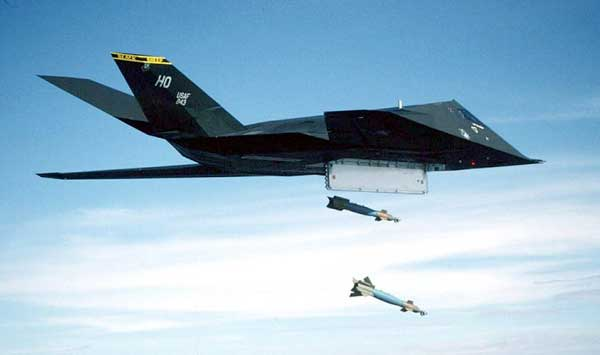
#> input picture background.jpg, 600 x 355 px
$ python TaperEffect.py
#> lines starting #> are read from the running program, lines starting #| are printed output that depends on the picture
import numpy as np
import matplotlib.pyplot as plt
import matplotlib.image as mpimg
import pandas as pd
import glob
import os

plt.style.use("seaborn-v0_8-whitegrid")

# USER SETTINGS
aoades = 3
howtofind = "*2412.csv"
pic = 1  # 0 = no picture, 1 = background picture
pic_filename = "background.jpg"  # only used if pic = 1


################# FUNCTIONS
def read(filename):
    df = pd.read_csv(filename, skiprows=6, skipinitialspace=True)
    df.columns = df.columns.str.strip()
    df = df.apply(pd.to_numeric, errors="coerce")
    return df

def analyze(df, aoades):
    idx = (df['alpha'] - aoades).abs().idxmin()
    cl = df.loc[idx, 'CL']
    cd = df.loc[idx, 'CD']
    cdi = df.loc[idx, 'CDi']
    cdv = df.loc[idx, 'CDv']
    ld = cl/cd
    ld_max = (df['CL'] / df['CD']).max()
    return cd, cdi, cdv,  cl, ld, ld_max
#################


# Initialize
taper_ratios, cl_list, cd_list, cdi_list, cdv_list, ld_list, ld_max_list = [], [], [], [], [], [], []
plt.close('all')

# Grab Files
script_dir = os.path.dirname(os.path.abspath(__file__))
files = sorted(glob.glob(os.path.join(script_dir, howtofind)))

# Meaty Loop
for filename in files:
    df = read(filename)
    cd, cdi, cdv, cl, ld, ld_max = analyze(df, aoades)
    basename = os.path.basename(filename)    # gets the file name
    taper_ratio = float(basename.split("_")[0]) / 10 # pulls the first two digits for taper
    taper_ratios.append(taper_ratio)
    cl_list.append(cl)
    cd_list.append(cd)
    cdi_list.append(cdi)
    cdv_list.append(cdv)
    ld_list.append(ld)
    ld_max_list.append(ld_max)

# Sort data
sort_idx = np.argsort(taper_ratios)
taper_ratios = np.array(taper_ratios)[sort_idx]
cl_list = np.array(cl_list)[sort_idx]
cd_list = np.array(cd_list)[sort_idx]
cdi_list = np.array(cdi_list)[sort_idx]
cdv_list = np.array(cdv_list)[sort_idx]
ld_list = np.array(ld_list)[sort_idx]
ld_max_list = np.array(ld_max_list)[sort_idx]


########### PLOTTING ############

# --- Load and brighten background image if needed ---
if pic == 1:
    bg_img = mpimg.imread(os.path.join(script_dir, pic_filename)).astype(float)
    if bg_img.max() > 1.0:  # normalize if needed
        bg_img /= 255.0
    bg_img = np.clip(bg_img * 1.0, 0, 1)  # change the decimal of the 1.0 (+0.3 means 30% brighter)

# --- Create figure ---
fig, axes = plt.subplots(3, 2, figsize=(14, 8))

# Add background image if pic == 1
if pic == 1:
    fig.patch.set_alpha(0)
    bg_ax = fig.add_axes([0, 0, 1, 1], zorder=-1)
    bg_ax.imshow(bg_img, aspect='auto', extent=[0, 1, 0, 1], transform=bg_ax.transAxes, alpha=0.5)
    bg_ax.axis('off')

fig.subplots_adjust(wspace=0.3, hspace=0.3)

# Helper to style subplot with white boxes
def style_ax(ax):
    if pic == 1:
        ax.set_facecolor((1, 1, 1, 0.4))
    for spine in ax.spines.values():
        spine.set_alpha(0.5)
    for label in ax.get_xticklabels() + ax.get_yticklabels():
        label.set_bbox(dict(facecolor='white', alpha=0.8, edgecolor='none', boxstyle='round,pad=0.2'))
    ax.xaxis.label.set_bbox(dict(facecolor='white', alpha=0.8, edgecolor='none', boxstyle='round,pad=0.3'))
    ax.yaxis.label.set_bbox(dict(facecolor='white', alpha=0.8, edgecolor='none', boxstyle='round,pad=0.3'))
    if ax.get_title():
        ax.title.set_bbox(dict(facecolor='white', alpha=0.8, edgecolor='none', boxstyle='round,pad=0.3'))

# Top-left: CL
axes[0, 0].plot(taper_ratios, cl_list, marker='o', linewidth=2, alpha=0.8)
axes[0, 0].set_xlabel("Taper Ratio")
axes[0, 0].set_ylabel(f"CL at AoA = {aoades}°")
style_ax(axes[0, 0])

# Top Right: CD Total
axes[0, 1].plot(taper_ratios, cd_list, marker='o', color='r', linewidth=2, alpha=0.8)
axes[0, 1].set_xlabel("Taper Ratio")
axes[0, 1].set_ylabel(f"CD at AoA = {aoades}°")
style_ax(axes[0,1])

# Middle Left: CD viscous
axes[1, 0].plot(taper_ratios, cdv_list, marker='o', color='g', linewidth=2, alpha=0.8)
axes[1, 0].set_xlabel("Taper Ratio")
axes[1, 0].set_ylabel(f"CDv at AoA = {aoades}°")
style_ax(axes[1, 0])

# Middle Right: CD induced
axes[1, 1].plot(taper_ratios, cdi_list, marker='o', color='b', linewidth=2, alpha=0.8)
axes[1, 1].set_xlabel("Taper Ratio")
axes[1, 1].set_ylabel(f"CDi at AoA = {aoades}°")
style_ax(axes[1, 1])


# Bottom Left: L/D
axes[2,0].plot(taper_ratios, ld_list, marker='o', color='m', linewidth=2, alpha=0.8)
axes[2,0].set_xlabel("Taper Ratio")
axes[2,0].set_ylabel(f"L/D at AoA = {aoades}°")
style_ax(axes[2,0])

# Bottom-right: Max L/D
axes[2, 1].plot(taper_ratios, ld_max_list, marker='o', color='c', linewidth=2, alpha=0.8)
axes[2, 1].set_xlabel("Taper Ratio")
axes[2, 1].set_ylabel("Max L/D")
style_ax(axes[2, 1])

# Figure title with white box if pic == 1
fig_title = f"Airfoil Performance vs Taper Ratio (NACA 2412, AoA = {aoades}°)"
st = fig.suptitle(fig_title, fontsize=14, fontweight='bold')
if pic == 1:
    st.set_bbox(dict(facecolor='white', alpha=0.8, edgecolor='none', boxstyle='round,pad=0.4'))

plt.tight_layout(rect=[0, 0, 1, 0.95])
plt.show()
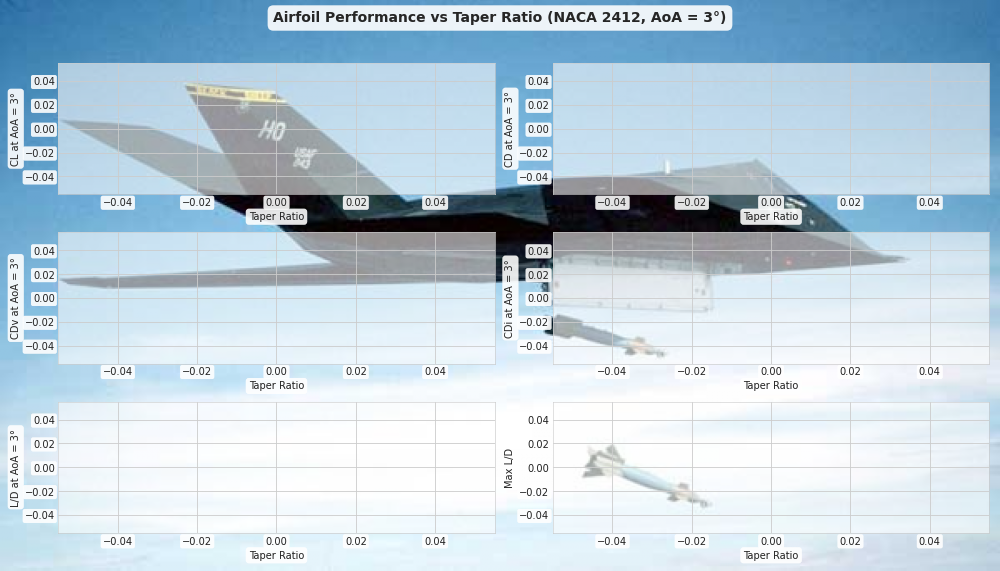
#> figure drawn by matplotlib, 7 panels
